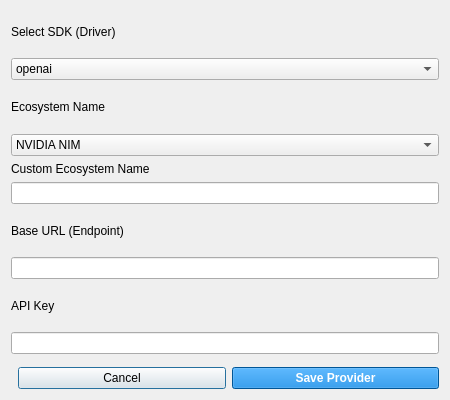
<?xml version="1.0" encoding="UTF-8"?>
<ui version="4.0">
 <class>AddProviderDialog</class>
 <widget class="QDialog" name="AddProviderDialog">
  <property name="geometry">
   <rect>
    <x>0</x>
    <y>0</y>
    <width>450</width>
    <height>400</height>
   </rect>
  </property>
  <property name="windowTitle">
   <string>Add New AI Provider</string>
  </property>
  <layout class="QVBoxLayout" name="verticalLayout">
   <item>
    <widget class="QLabel" name="label">
     <property name="text">
      <string>Select SDK (Driver)</string>
     </property>
    </widget>
   </item>
   <item>
    <widget class="QComboBox" name="sdk_combo">
     <item>
      <property name="text">
       <string>openai</string>
      </property>
     </item>
     <item>
      <property name="text">
       <string>google-genai</string>
      </property>
     </item>
     <item>
      <property name="text">
       <string>anthropic</string>
      </property>
     </item>
     <item>
      <property name="text">
       <string>deepseek</string>
      </property>
     </item>
     <item>
      <property name="text">
       <string>perplexity</string>
      </property>
     </item>
     <item>
      <property name="text">
       <string>cohere</string>
      </property>
     </item>
     <item>
      <property name="text">
       <string>mistralai</string>
      </property>
     </item>
     <item>
      <property name="text">
       <string>groq</string>
      </property>
     </item>
     <item>
      <property name="text">
       <string>together</string>
      </property>
     </item>
     <item>
      <property name="text">
       <string>ollama</string>
      </property>
     </item>
     <item>
      <property name="text">
       <string>replicate</string>
      </property>
     </item>
     <item>
      <property name="text">
       <string>huggingface_hub</string>
      </property>
     </item>
     <item>
      <property name="text">
       <string>transformers</string>
      </property>
     </item>
     <item>
      <property name="text">
       <string>boto3</string>
      </property>
     </item>
     <item>
      <property name="text">
       <string>vertexai</string>
      </property>
     </item>
     <item>
      <property name="text">
       <string>azure-ai-inference</string>
      </property>
     </item>
     <item>
      <property name="text">
       <string>vllm</string>
      </property>
     </item>
     <item>
      <property name="text">
       <string>litellm</string>
      </property>
     </item>
    </widget>
   </item>
   <item>
    <widget class="QLabel" name="label_2">
     <property name="text">
      <string>Ecosystem Name</string>
     </property>
    </widget>
   </item>
   <item>
    <widget class="QComboBox" name="ecosystem_combo">
     <item>
      <property name="text">
       <string>NVIDIA NIM</string>
      </property>
     </item>
     <item>
      <property name="text">
       <string>Google Gemini</string>
      </property>
     </item>
     <item>
      <property name="text">
       <string>GroqCloud</string>
      </property>
     </item>
     <item>
      <property name="text">
       <string>OpenRouter</string>
      </property>
     </item>
     <item>
      <property name="text">
       <string>DeepSeek</string>
      </property>
     </item>
     <item>
      <property name="text">
       <string>Anthropic</string>
      </property>
     </item>
     <item>
      <property name="text">
       <string>Custom...</string>
      </property>
     </item>
    </widget>
   </item>
   <item>
    <widget class="QWidget" name="custom_eco_container" native="true">
     <layout class="QVBoxLayout" name="customLayout">
      <property name="leftMargin">
       <number>0</number>
      </property>
      <property name="topMargin">
       <number>0</number>
      </property>
      <property name="rightMargin">
       <number>0</number>
      </property>
      <property name="bottomMargin">
       <number>0</number>
      </property>
      <item>
       <widget class="QLabel" name="label_custom">
        <property name="text">
         <string>Custom Ecosystem Name</string>
        </property>
       </widget>
      </item>
      <item>
       <widget class="QLineEdit" name="custom_ecosystem_edit"/>
      </item>
     </layout>
    </widget>
   </item>
   <item>
    <widget class="QLabel" name="label_3">
     <property name="text">
      <string>Base URL (Endpoint)</string>
     </property>
    </widget>
   </item>
   <item>
    <widget class="QLineEdit" name="url_edit"/>
   </item>
   <item>
    <widget class="QLabel" name="label_4">
     <property name="text">
      <string>API Key</string>
     </property>
    </widget>
   </item>
   <item>
    <widget class="QLineEdit" name="key_edit">
     <property name="echoMode">
      <enum>QLineEdit::Password</enum>
     </property>
    </widget>
   </item>
   <item>
    <spacer name="verticalSpacer">
     <property name="orientation">
      <enum>Qt::Vertical</enum>
     </property>
    </spacer>
   </item>
   <item>
    <layout class="QHBoxLayout" name="horizontalLayout">
     <item>
      <spacer name="horizontalSpacer">
       <property name="orientation">
        <enum>Qt::Horizontal</enum>
       </property>
      </spacer>
     </item>
     <item>
      <widget class="QPushButton" name="cancel_btn">
       <property name="text">
        <string>Cancel</string>
       </property>
      </widget>
     </item>
     <item>
      <widget class="QPushButton" name="save_btn">
       <property name="text">
        <string>Save Provider</string>
       </property>
       <property name="styleSheet">
        <string notr="true">background-color: #0078d4; color: white; font-weight: bold;</string>
       </property>
      </widget>
     </item>
    </layout>
   </item>
  </layout>
 </widget>
 <resources/>
 <connections/>
</ui>
